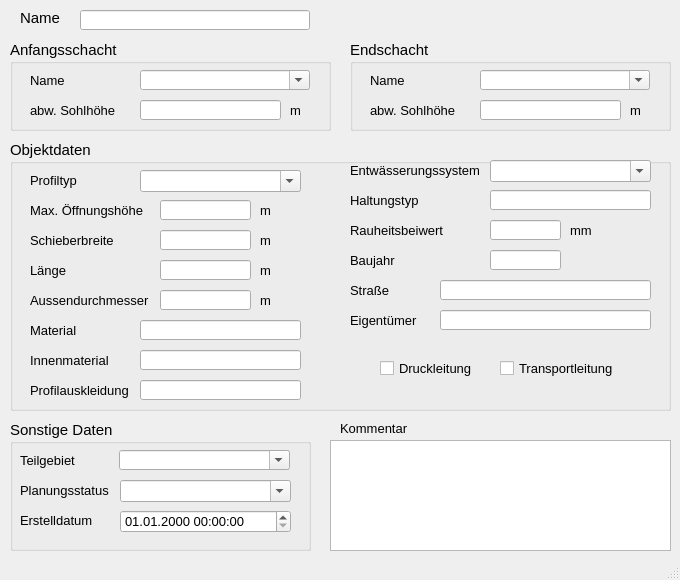
<?xml version="1.0" encoding="UTF-8"?>
<ui version="4.0">
 <class>MainWindow</class>
 <widget class="QMainWindow" name="MainWindow">
  <property name="geometry">
   <rect>
    <x>0</x>
    <y>0</y>
    <width>680</width>
    <height>580</height>
   </rect>
  </property>
  <property name="minimumSize">
   <size>
    <width>680</width>
    <height>580</height>
   </size>
  </property>
  <property name="font">
   <font>
    <family>Tahoma</family>
    <pointsize>10</pointsize>
   </font>
  </property>
  <property name="windowTitle">
   <string>Schieber</string>
  </property>
  <widget class="QWidget" name="centralwidget">
   <widget class="QLabel" name="label">
    <property name="geometry">
     <rect>
      <x>20</x>
      <y>10</y>
      <width>60</width>
      <height>16</height>
     </rect>
    </property>
    <property name="font">
     <font>
      <family>Tahoma</family>
      <pointsize>11</pointsize>
     </font>
    </property>
    <property name="text">
     <string>Name</string>
    </property>
   </widget>
   <widget class="QLineEdit" name="haltnam">
    <property name="geometry">
     <rect>
      <x>80</x>
      <y>10</y>
      <width>230</width>
      <height>20</height>
     </rect>
    </property>
    <property name="font">
     <font>
      <family>Tahoma</family>
      <pointsize>11</pointsize>
     </font>
    </property>
    <property name="toolTip">
     <string>&lt;html&gt;&lt;head/&gt;&lt;body&gt;&lt;p&gt;Eindeutige Bezeichnung&lt;/p&gt;&lt;/body&gt;&lt;/html&gt;</string>
    </property>
    <property name="statusTip">
     <string>Eindeutige Bezeichnung</string>
    </property>
   </widget>
   <widget class="QLabel" name="label_22">
    <property name="geometry">
     <rect>
      <x>340</x>
      <y>420</y>
      <width>81</width>
      <height>16</height>
     </rect>
    </property>
    <property name="font">
     <font>
      <family>Tahoma</family>
      <pointsize>10</pointsize>
     </font>
    </property>
    <property name="text">
     <string>Kommentar</string>
    </property>
   </widget>
   <widget class="QTextEdit" name="kommentar">
    <property name="geometry">
     <rect>
      <x>330</x>
      <y>440</y>
      <width>341</width>
      <height>111</height>
     </rect>
    </property>
    <property name="font">
     <font>
      <family>Tahoma</family>
      <pointsize>10</pointsize>
     </font>
    </property>
    <property name="toolTip">
     <string>&lt;html&gt;&lt;head/&gt;&lt;body&gt;&lt;p&gt;&lt;span style=&quot; font-family:'Calibri','sans-serif';&quot;&gt;Platz für eigene Kommentare.&lt;/span&gt;&lt;/p&gt;&lt;/body&gt;&lt;/html&gt;</string>
    </property>
    <property name="statusTip">
     <string>Platz für eigene Kommentare.</string>
    </property>
   </widget>
   <widget class="QGroupBox" name="groupBox_3">
    <property name="geometry">
     <rect>
      <x>10</x>
      <y>420</y>
      <width>301</width>
      <height>131</height>
     </rect>
    </property>
    <property name="font">
     <font>
      <family>Tahoma</family>
      <pointsize>11</pointsize>
     </font>
    </property>
    <property name="title">
     <string>Sonstige Daten</string>
    </property>
    <widget class="QComboBox" name="teilgebiet">
     <property name="geometry">
      <rect>
       <x>109</x>
       <y>30</y>
       <width>171</width>
       <height>20</height>
      </rect>
     </property>
     <property name="font">
      <font>
       <family>Tahoma</family>
       <pointsize>10</pointsize>
      </font>
     </property>
     <property name="toolTip">
      <string>&lt;html&gt;&lt;head/&gt;&lt;body&gt;&lt;p&gt;zur Zuordnung auf ein selbstständig festgelegtes Teilgebiet&lt;/p&gt;&lt;/body&gt;&lt;/html&gt;</string>
     </property>
     <property name="statusTip">
      <string>zur Zuordnung auf ein selbstständig festgelegtes Teilgebiet</string>
     </property>
     <property name="editable">
      <bool>true</bool>
     </property>
    </widget>
    <widget class="QLabel" name="label_11">
     <property name="geometry">
      <rect>
       <x>10</x>
       <y>30</y>
       <width>71</width>
       <height>20</height>
      </rect>
     </property>
     <property name="font">
      <font>
       <family>Tahoma</family>
       <pointsize>10</pointsize>
      </font>
     </property>
     <property name="text">
      <string>Teilgebiet</string>
     </property>
     <property name="buddy">
      <cstring>simstatus</cstring>
     </property>
    </widget>
    <widget class="QComboBox" name="simstatus">
     <property name="geometry">
      <rect>
       <x>110</x>
       <y>60</y>
       <width>171</width>
       <height>22</height>
      </rect>
     </property>
     <property name="font">
      <font>
       <family>Tahoma</family>
       <pointsize>10</pointsize>
      </font>
     </property>
     <property name="toolTip">
      <string>&lt;html&gt;&lt;head/&gt;&lt;body&gt;&lt;p&gt;&lt;span style=&quot; font-family:'Calibri','sans-serif'; font-size:11pt;&quot;&gt;aktueller Status (z.B. vorhanden, in Planung etc.)&lt;/span&gt;&lt;/p&gt;&lt;/body&gt;&lt;/html&gt;</string>
     </property>
     <property name="statusTip">
      <string>aktueller Status (z.B. vorhanden, in Planung etc.)</string>
     </property>
     <property name="editable">
      <bool>true</bool>
     </property>
    </widget>
    <widget class="QgsDateTimeEdit" name="createdat">
     <property name="geometry">
      <rect>
       <x>110</x>
       <y>90</y>
       <width>171</width>
       <height>23</height>
      </rect>
     </property>
     <property name="font">
      <font>
       <family>Tahoma</family>
       <pointsize>10</pointsize>
      </font>
     </property>
     <property name="currentSection">
      <enum>QDateTimeEdit::DaySection</enum>
     </property>
     <property name="displayFormat">
      <string>dd.MM.yyyy HH:mm:ss</string>
     </property>
    </widget>
    <widget class="QLabel" name="label_10">
     <property name="geometry">
      <rect>
       <x>10</x>
       <y>60</y>
       <width>111</width>
       <height>21</height>
      </rect>
     </property>
     <property name="font">
      <font>
       <family>Tahoma</family>
       <pointsize>10</pointsize>
      </font>
     </property>
     <property name="text">
      <string>Planungsstatus</string>
     </property>
     <property name="buddy">
      <cstring>simstatus</cstring>
     </property>
    </widget>
    <widget class="QLabel" name="label_71">
     <property name="geometry">
      <rect>
       <x>10</x>
       <y>90</y>
       <width>151</width>
       <height>21</height>
      </rect>
     </property>
     <property name="font">
      <font>
       <family>Tahoma</family>
       <pointsize>10</pointsize>
      </font>
     </property>
     <property name="text">
      <string>Erstelldatum</string>
     </property>
    </widget>
   </widget>
   <widget class="QGroupBox" name="groupBox_2">
    <property name="geometry">
     <rect>
      <x>10</x>
      <y>140</y>
      <width>661</width>
      <height>271</height>
     </rect>
    </property>
    <property name="font">
     <font>
      <family>Tahoma</family>
      <pointsize>11</pointsize>
     </font>
    </property>
    <property name="title">
     <string>Objektdaten</string>
    </property>
    <widget class="QComboBox" name="entwart">
     <property name="geometry">
      <rect>
       <x>480</x>
       <y>20</y>
       <width>161</width>
       <height>22</height>
      </rect>
     </property>
     <property name="font">
      <font>
       <family>Tahoma</family>
       <pointsize>10</pointsize>
      </font>
     </property>
     <property name="toolTip">
      <string>&lt;html&gt;&lt;head/&gt;&lt;body&gt;&lt;p&gt;vorh. Entwässerungssystem (z.B. Mischwasser, Regenwasser etc.)&lt;/p&gt;&lt;/body&gt;&lt;/html&gt;</string>
     </property>
     <property name="statusTip">
      <string>vorh. Entwässerungssystem (z.B. Mischwasser, Regenwasser etc.)</string>
     </property>
     <property name="editable">
      <bool>true</bool>
     </property>
    </widget>
    <widget class="QLabel" name="label_16">
     <property name="geometry">
      <rect>
       <x>250</x>
       <y>60</y>
       <width>31</width>
       <height>21</height>
      </rect>
     </property>
     <property name="font">
      <font>
       <family>Tahoma</family>
       <pointsize>10</pointsize>
      </font>
     </property>
     <property name="text">
      <string>m </string>
     </property>
    </widget>
    <widget class="QLabel" name="label_7">
     <property name="geometry">
      <rect>
       <x>20</x>
       <y>60</y>
       <width>121</width>
       <height>20</height>
      </rect>
     </property>
     <property name="font">
      <font>
       <family>Tahoma</family>
       <pointsize>10</pointsize>
      </font>
     </property>
     <property name="text">
      <string>Max. Öffnungshöhe</string>
     </property>
    </widget>
    <widget class="QLabel" name="label_20">
     <property name="geometry">
      <rect>
       <x>250</x>
       <y>90</y>
       <width>31</width>
       <height>21</height>
      </rect>
     </property>
     <property name="font">
      <font>
       <family>Tahoma</family>
       <pointsize>10</pointsize>
      </font>
     </property>
     <property name="text">
      <string>m </string>
     </property>
    </widget>
    <widget class="QLineEdit" name="hoehe">
     <property name="geometry">
      <rect>
       <x>150</x>
       <y>60</y>
       <width>91</width>
       <height>20</height>
      </rect>
     </property>
     <property name="font">
      <font>
       <family>Tahoma</family>
       <pointsize>10</pointsize>
      </font>
     </property>
     <property name="toolTip">
      <string>&lt;html&gt;&lt;head/&gt;&lt;body&gt;&lt;p&gt;maximale Hubhöhe, d.h. höchste Schieberstellung&lt;/p&gt;&lt;/body&gt;&lt;/html&gt;</string>
     </property>
     <property name="statusTip">
      <string>maximale Hubhöhe, d.h. höchste Schieberstellung</string>
     </property>
    </widget>
    <widget class="QLabel" name="label_13">
     <property name="geometry">
      <rect>
       <x>20</x>
       <y>90</y>
       <width>121</width>
       <height>20</height>
      </rect>
     </property>
     <property name="font">
      <font>
       <family>Tahoma</family>
       <pointsize>10</pointsize>
      </font>
     </property>
     <property name="text">
      <string>Schieberbreite</string>
     </property>
    </widget>
    <widget class="QLineEdit" name="breite">
     <property name="geometry">
      <rect>
       <x>150</x>
       <y>90</y>
       <width>91</width>
       <height>20</height>
      </rect>
     </property>
     <property name="font">
      <font>
       <family>Tahoma</family>
       <pointsize>10</pointsize>
      </font>
     </property>
     <property name="toolTip">
      <string>&lt;html&gt;&lt;head/&gt;&lt;body&gt;&lt;p&gt;Bedeutung hängt vom Profiltyp ab&lt;/p&gt;&lt;/body&gt;&lt;/html&gt;</string>
     </property>
     <property name="statusTip">
      <string>Bedeutung hängt vom Profiltyp ab</string>
     </property>
    </widget>
    <widget class="QLabel" name="label_51">
     <property name="geometry">
      <rect>
       <x>340</x>
       <y>20</y>
       <width>140</width>
       <height>20</height>
      </rect>
     </property>
     <property name="font">
      <font>
       <family>Tahoma</family>
       <pointsize>10</pointsize>
      </font>
     </property>
     <property name="text">
      <string>Entwässerungssystem</string>
     </property>
    </widget>
    <widget class="QLabel" name="label_54">
     <property name="geometry">
      <rect>
       <x>20</x>
       <y>30</y>
       <width>91</width>
       <height>21</height>
      </rect>
     </property>
     <property name="font">
      <font>
       <family>Tahoma</family>
       <pointsize>10</pointsize>
      </font>
     </property>
     <property name="text">
      <string>Profiltyp</string>
     </property>
    </widget>
    <widget class="QComboBox" name="profilnam">
     <property name="geometry">
      <rect>
       <x>130</x>
       <y>30</y>
       <width>161</width>
       <height>22</height>
      </rect>
     </property>
     <property name="font">
      <font>
       <family>Tahoma</family>
       <pointsize>10</pointsize>
      </font>
     </property>
     <property name="toolTip">
      <string>&lt;html&gt;&lt;head/&gt;&lt;body&gt;&lt;p&gt;Profil der Haltung gem. HE&lt;/p&gt;&lt;/body&gt;&lt;/html&gt;</string>
     </property>
     <property name="statusTip">
      <string>Profil der Haltung gem. HE</string>
     </property>
     <property name="editable">
      <bool>true</bool>
     </property>
    </widget>
    <widget class="QLabel" name="label_17">
     <property name="geometry">
      <rect>
       <x>20</x>
       <y>120</y>
       <width>151</width>
       <height>21</height>
      </rect>
     </property>
     <property name="font">
      <font>
       <family>Tahoma</family>
       <pointsize>10</pointsize>
      </font>
     </property>
     <property name="text">
      <string>Länge</string>
     </property>
    </widget>
    <widget class="QLabel" name="label_21">
     <property name="geometry">
      <rect>
       <x>250</x>
       <y>120</y>
       <width>31</width>
       <height>21</height>
      </rect>
     </property>
     <property name="font">
      <font>
       <family>Tahoma</family>
       <pointsize>10</pointsize>
      </font>
     </property>
     <property name="text">
      <string>m </string>
     </property>
    </widget>
    <widget class="QLineEdit" name="laenge">
     <property name="geometry">
      <rect>
       <x>150</x>
       <y>120</y>
       <width>91</width>
       <height>20</height>
      </rect>
     </property>
     <property name="font">
      <font>
       <family>Tahoma</family>
       <pointsize>10</pointsize>
      </font>
     </property>
     <property name="toolTip">
      <string/>
     </property>
     <property name="statusTip">
      <string/>
     </property>
    </widget>
    <widget class="QLabel" name="label_27">
     <property name="geometry">
      <rect>
       <x>250</x>
       <y>150</y>
       <width>31</width>
       <height>21</height>
      </rect>
     </property>
     <property name="font">
      <font>
       <family>Tahoma</family>
       <pointsize>10</pointsize>
      </font>
     </property>
     <property name="text">
      <string>m</string>
     </property>
    </widget>
    <widget class="QLabel" name="label_14">
     <property name="geometry">
      <rect>
       <x>20</x>
       <y>150</y>
       <width>121</width>
       <height>21</height>
      </rect>
     </property>
     <property name="font">
      <font>
       <family>Tahoma</family>
       <pointsize>10</pointsize>
      </font>
     </property>
     <property name="text">
      <string>Aussendurchmesser</string>
     </property>
    </widget>
    <widget class="QLineEdit" name="aussendurchmesser">
     <property name="geometry">
      <rect>
       <x>150</x>
       <y>150</y>
       <width>91</width>
       <height>20</height>
      </rect>
     </property>
     <property name="toolTip">
      <string>&lt;html&gt;&lt;head/&gt;&lt;body&gt;&lt;p&gt;Aussendurchmesser&lt;/p&gt;&lt;/body&gt;&lt;/html&gt;</string>
     </property>
     <property name="statusTip">
      <string>Aussendurchmesser</string>
     </property>
    </widget>
    <widget class="QLineEdit" name="baujahr">
     <property name="geometry">
      <rect>
       <x>480</x>
       <y>110</y>
       <width>71</width>
       <height>20</height>
      </rect>
     </property>
     <property name="toolTip">
      <string>&lt;html&gt;&lt;head/&gt;&lt;body&gt;&lt;p&gt;Baujahr&lt;/p&gt;&lt;/body&gt;&lt;/html&gt;</string>
     </property>
     <property name="statusTip">
      <string>Baujahr</string>
     </property>
    </widget>
    <widget class="QLineEdit" name="ks">
     <property name="geometry">
      <rect>
       <x>480</x>
       <y>80</y>
       <width>71</width>
       <height>20</height>
      </rect>
     </property>
     <property name="font">
      <font>
       <family>Tahoma</family>
       <pointsize>10</pointsize>
      </font>
     </property>
     <property name="toolTip">
      <string>&lt;html&gt;&lt;head/&gt;&lt;body&gt;&lt;p&gt;Absolute Rauheit gemäß Prandtl-Colebrook&lt;/p&gt;&lt;/body&gt;&lt;/html&gt;</string>
     </property>
     <property name="statusTip">
      <string>Absolute Rauheit gemäß Prandtl-Colebrook</string>
     </property>
    </widget>
    <widget class="QLabel" name="label_15">
     <property name="geometry">
      <rect>
       <x>340</x>
       <y>50</y>
       <width>101</width>
       <height>21</height>
      </rect>
     </property>
     <property name="font">
      <font>
       <family>Tahoma</family>
       <pointsize>10</pointsize>
      </font>
     </property>
     <property name="text">
      <string>Haltungstyp</string>
     </property>
    </widget>
    <widget class="QLabel" name="label_66">
     <property name="geometry">
      <rect>
       <x>340</x>
       <y>140</y>
       <width>100</width>
       <height>20</height>
      </rect>
     </property>
     <property name="font">
      <font>
       <family>Tahoma</family>
       <pointsize>10</pointsize>
      </font>
     </property>
     <property name="text">
      <string>Straße</string>
     </property>
    </widget>
    <widget class="QLabel" name="label_12">
     <property name="geometry">
      <rect>
       <x>340</x>
       <y>110</y>
       <width>101</width>
       <height>21</height>
      </rect>
     </property>
     <property name="font">
      <font>
       <family>Tahoma</family>
       <pointsize>10</pointsize>
      </font>
     </property>
     <property name="text">
      <string>Baujahr</string>
     </property>
    </widget>
    <widget class="QCheckBox" name="druckdicht">
     <property name="geometry">
      <rect>
       <x>370</x>
       <y>220</y>
       <width>101</width>
       <height>17</height>
      </rect>
     </property>
     <property name="font">
      <font>
       <family>Tahoma</family>
       <pointsize>10</pointsize>
      </font>
     </property>
     <property name="toolTip">
      <string>&lt;html&gt;&lt;head/&gt;&lt;body&gt;&lt;p&gt;Druckleitung&lt;/p&gt;&lt;/body&gt;&lt;/html&gt;</string>
     </property>
     <property name="statusTip">
      <string>Druckleitung</string>
     </property>
     <property name="layoutDirection">
      <enum>Qt::LeftToRight</enum>
     </property>
     <property name="text">
      <string>Druckleitung</string>
     </property>
    </widget>
    <widget class="QLineEdit" name="eigentum">
     <property name="geometry">
      <rect>
       <x>430</x>
       <y>170</y>
       <width>211</width>
       <height>20</height>
      </rect>
     </property>
     <property name="toolTip">
      <string>&lt;html&gt;&lt;head/&gt;&lt;body&gt;&lt;p&gt;Eigentümer&lt;/p&gt;&lt;/body&gt;&lt;/html&gt;</string>
     </property>
     <property name="statusTip">
      <string>Eigentümer</string>
     </property>
    </widget>
    <widget class="QLabel" name="label_61">
     <property name="geometry">
      <rect>
       <x>340</x>
       <y>80</y>
       <width>101</width>
       <height>21</height>
      </rect>
     </property>
     <property name="font">
      <font>
       <family>Tahoma</family>
       <pointsize>10</pointsize>
      </font>
     </property>
     <property name="text">
      <string>Rauheitsbeiwert</string>
     </property>
    </widget>
    <widget class="QLabel" name="label_65">
     <property name="geometry">
      <rect>
       <x>340</x>
       <y>170</y>
       <width>100</width>
       <height>20</height>
      </rect>
     </property>
     <property name="font">
      <font>
       <family>Tahoma</family>
       <pointsize>10</pointsize>
      </font>
     </property>
     <property name="text">
      <string>Eigentümer</string>
     </property>
    </widget>
    <widget class="QLineEdit" name="haltungstyp">
     <property name="geometry">
      <rect>
       <x>480</x>
       <y>50</y>
       <width>161</width>
       <height>20</height>
      </rect>
     </property>
    </widget>
    <widget class="QLineEdit" name="strasse">
     <property name="geometry">
      <rect>
       <x>430</x>
       <y>140</y>
       <width>211</width>
       <height>20</height>
      </rect>
     </property>
     <property name="toolTip">
      <string>&lt;html&gt;&lt;head/&gt;&lt;body&gt;&lt;p&gt;Straßenname&lt;/p&gt;&lt;/body&gt;&lt;/html&gt;</string>
     </property>
     <property name="statusTip">
      <string>Straßenname</string>
     </property>
    </widget>
    <widget class="QCheckBox" name="transport">
     <property name="geometry">
      <rect>
       <x>490</x>
       <y>220</y>
       <width>151</width>
       <height>17</height>
      </rect>
     </property>
     <property name="font">
      <font>
       <family>Tahoma</family>
       <pointsize>10</pointsize>
      </font>
     </property>
     <property name="toolTip">
      <string>&lt;html&gt;&lt;head/&gt;&lt;body&gt;&lt;p&gt;Transportkanal ohne Regen- und Schmutzwasseranschlüsse&lt;/p&gt;&lt;/body&gt;&lt;/html&gt;</string>
     </property>
     <property name="statusTip">
      <string>Transportkanal ohne Regen- und Schmutzwasseranschlüsse</string>
     </property>
     <property name="whatsThis">
      <string>&lt;html&gt;&lt;head/&gt;&lt;body&gt;&lt;p&gt;Transportkanal ohne Regen- und Schmutzwasseranschlüsse&lt;/p&gt;&lt;/body&gt;&lt;/html&gt;</string>
     </property>
     <property name="layoutDirection">
      <enum>Qt::LeftToRight</enum>
     </property>
     <property name="text">
      <string>Transportleitung</string>
     </property>
    </widget>
    <widget class="QLineEdit" name="profilauskleidung">
     <property name="geometry">
      <rect>
       <x>130</x>
       <y>240</y>
       <width>161</width>
       <height>20</height>
      </rect>
     </property>
     <property name="toolTip">
      <string>&lt;html&gt;&lt;head/&gt;&lt;body&gt;&lt;p&gt;Profilauskleidung&lt;/p&gt;&lt;/body&gt;&lt;/html&gt;</string>
     </property>
     <property name="statusTip">
      <string>Profilauskleidung</string>
     </property>
    </widget>
    <widget class="QLabel" name="label_23">
     <property name="geometry">
      <rect>
       <x>20</x>
       <y>180</y>
       <width>101</width>
       <height>21</height>
      </rect>
     </property>
     <property name="font">
      <font>
       <family>Tahoma</family>
       <pointsize>10</pointsize>
      </font>
     </property>
     <property name="text">
      <string>Material</string>
     </property>
    </widget>
    <widget class="QLabel" name="label_25">
     <property name="geometry">
      <rect>
       <x>20</x>
       <y>210</y>
       <width>101</width>
       <height>21</height>
      </rect>
     </property>
     <property name="font">
      <font>
       <family>Tahoma</family>
       <pointsize>10</pointsize>
      </font>
     </property>
     <property name="text">
      <string>Innenmaterial</string>
     </property>
    </widget>
    <widget class="QLineEdit" name="innenmaterial">
     <property name="geometry">
      <rect>
       <x>130</x>
       <y>210</y>
       <width>161</width>
       <height>20</height>
      </rect>
     </property>
     <property name="toolTip">
      <string>&lt;html&gt;&lt;head/&gt;&lt;body&gt;&lt;p&gt;Innenmaterial&lt;/p&gt;&lt;/body&gt;&lt;/html&gt;</string>
     </property>
     <property name="statusTip">
      <string>Innenmaterial</string>
     </property>
    </widget>
    <widget class="QLabel" name="label_24">
     <property name="geometry">
      <rect>
       <x>20</x>
       <y>240</y>
       <width>101</width>
       <height>21</height>
      </rect>
     </property>
     <property name="font">
      <font>
       <family>Tahoma</family>
       <pointsize>10</pointsize>
      </font>
     </property>
     <property name="text">
      <string>Profilauskleidung</string>
     </property>
    </widget>
    <widget class="QLineEdit" name="material">
     <property name="geometry">
      <rect>
       <x>130</x>
       <y>180</y>
       <width>161</width>
       <height>20</height>
      </rect>
     </property>
     <property name="toolTip">
      <string>&lt;html&gt;&lt;head/&gt;&lt;body&gt;&lt;p&gt;Material&lt;/p&gt;&lt;/body&gt;&lt;/html&gt;</string>
     </property>
     <property name="statusTip">
      <string>Material</string>
     </property>
    </widget>
    <widget class="QLabel" name="label_26">
     <property name="geometry">
      <rect>
       <x>560</x>
       <y>80</y>
       <width>31</width>
       <height>21</height>
      </rect>
     </property>
     <property name="font">
      <font>
       <family>Tahoma</family>
       <pointsize>10</pointsize>
      </font>
     </property>
     <property name="text">
      <string>mm</string>
     </property>
    </widget>
   </widget>
   <widget class="QGroupBox" name="groupBox_4">
    <property name="geometry">
     <rect>
      <x>10</x>
      <y>40</y>
      <width>321</width>
      <height>91</height>
     </rect>
    </property>
    <property name="font">
     <font>
      <family>Tahoma</family>
      <pointsize>11</pointsize>
     </font>
    </property>
    <property name="title">
     <string>Anfangsschacht</string>
    </property>
    <widget class="QComboBox" name="schoben">
     <property name="geometry">
      <rect>
       <x>130</x>
       <y>30</y>
       <width>170</width>
       <height>20</height>
      </rect>
     </property>
     <property name="font">
      <font>
       <family>Tahoma</family>
       <pointsize>10</pointsize>
      </font>
     </property>
     <property name="toolTip">
      <string>&lt;html&gt;&lt;head/&gt;&lt;body&gt;&lt;p&gt;Name des oberen Schachts&lt;/p&gt;&lt;/body&gt;&lt;/html&gt;</string>
     </property>
     <property name="statusTip">
      <string>Name des oberen Schachts</string>
     </property>
     <property name="editable">
      <bool>true</bool>
     </property>
    </widget>
    <widget class="QLabel" name="label_3">
     <property name="geometry">
      <rect>
       <x>20</x>
       <y>30</y>
       <width>90</width>
       <height>20</height>
      </rect>
     </property>
     <property name="font">
      <font>
       <family>Tahoma</family>
       <pointsize>10</pointsize>
      </font>
     </property>
     <property name="text">
      <string>Name</string>
     </property>
    </widget>
    <widget class="QLabel" name="label_28">
     <property name="geometry">
      <rect>
       <x>20</x>
       <y>60</y>
       <width>101</width>
       <height>21</height>
      </rect>
     </property>
     <property name="font">
      <font>
       <family>Tahoma</family>
       <pointsize>10</pointsize>
      </font>
     </property>
     <property name="text">
      <string>abw. Sohlhöhe</string>
     </property>
    </widget>
    <widget class="QLabel" name="label_18">
     <property name="geometry">
      <rect>
       <x>280</x>
       <y>60</y>
       <width>21</width>
       <height>21</height>
      </rect>
     </property>
     <property name="font">
      <font>
       <family>Tahoma</family>
       <pointsize>10</pointsize>
      </font>
     </property>
     <property name="text">
      <string>m</string>
     </property>
    </widget>
    <widget class="QLineEdit" name="sohleoben">
     <property name="geometry">
      <rect>
       <x>130</x>
       <y>60</y>
       <width>141</width>
       <height>20</height>
      </rect>
     </property>
     <property name="font">
      <font>
       <family>Tahoma</family>
       <pointsize>10</pointsize>
      </font>
     </property>
     <property name="toolTip">
      <string>&lt;html&gt;&lt;head/&gt;&lt;body&gt;&lt;p&gt;von Schachtsohle abweichende Sohlhöhe&lt;/p&gt;&lt;/body&gt;&lt;/html&gt;</string>
     </property>
     <property name="statusTip">
      <string>von Schachtsohle abweichende Sohlhöhe</string>
     </property>
    </widget>
   </widget>
   <widget class="QGroupBox" name="groupBox_5">
    <property name="geometry">
     <rect>
      <x>350</x>
      <y>40</y>
      <width>321</width>
      <height>91</height>
     </rect>
    </property>
    <property name="font">
     <font>
      <family>Tahoma</family>
      <pointsize>11</pointsize>
     </font>
    </property>
    <property name="title">
     <string>Endschacht</string>
    </property>
    <widget class="QComboBox" name="schunten">
     <property name="geometry">
      <rect>
       <x>130</x>
       <y>30</y>
       <width>170</width>
       <height>20</height>
      </rect>
     </property>
     <property name="font">
      <font>
       <family>Tahoma</family>
       <pointsize>10</pointsize>
      </font>
     </property>
     <property name="toolTip">
      <string>&lt;html&gt;&lt;head/&gt;&lt;body&gt;&lt;p&gt;Name des unteren Schachts&lt;/p&gt;&lt;/body&gt;&lt;/html&gt;</string>
     </property>
     <property name="statusTip">
      <string>Name des unteren Schachts</string>
     </property>
     <property name="editable">
      <bool>true</bool>
     </property>
    </widget>
    <widget class="QLabel" name="label_9">
     <property name="geometry">
      <rect>
       <x>20</x>
       <y>30</y>
       <width>100</width>
       <height>20</height>
      </rect>
     </property>
     <property name="font">
      <font>
       <family>Tahoma</family>
       <pointsize>10</pointsize>
      </font>
     </property>
     <property name="text">
      <string>Name</string>
     </property>
    </widget>
    <widget class="QLabel" name="label_29">
     <property name="geometry">
      <rect>
       <x>20</x>
       <y>60</y>
       <width>91</width>
       <height>21</height>
      </rect>
     </property>
     <property name="font">
      <font>
       <family>Tahoma</family>
       <pointsize>10</pointsize>
      </font>
     </property>
     <property name="text">
      <string>abw. Sohlhöhe</string>
     </property>
    </widget>
    <widget class="QLineEdit" name="sohleunten">
     <property name="geometry">
      <rect>
       <x>130</x>
       <y>60</y>
       <width>141</width>
       <height>20</height>
      </rect>
     </property>
     <property name="font">
      <font>
       <family>Tahoma</family>
       <pointsize>10</pointsize>
      </font>
     </property>
     <property name="toolTip">
      <string>&lt;html&gt;&lt;head/&gt;&lt;body&gt;&lt;p&gt;von Schachtsohle abweichende Sohlhöhe&lt;/p&gt;&lt;/body&gt;&lt;/html&gt;</string>
     </property>
     <property name="statusTip">
      <string>von Schachtsohle abweichende Sohlhöhe</string>
     </property>
    </widget>
    <widget class="QLabel" name="label_19">
     <property name="geometry">
      <rect>
       <x>280</x>
       <y>60</y>
       <width>21</width>
       <height>21</height>
      </rect>
     </property>
     <property name="font">
      <font>
       <family>Tahoma</family>
       <pointsize>10</pointsize>
      </font>
     </property>
     <property name="text">
      <string>m</string>
     </property>
    </widget>
   </widget>
  </widget>
  <widget class="QMenuBar" name="menubar">
   <property name="geometry">
    <rect>
     <x>0</x>
     <y>0</y>
     <width>680</width>
     <height>22</height>
    </rect>
   </property>
  </widget>
  <widget class="QStatusBar" name="statusbar"/>
 </widget>
 <customwidgets>
  <customwidget>
   <class>QgsDateTimeEdit</class>
   <extends>QDateTimeEdit</extends>
   <header>qgsdatetimeedit.h</header>
  </customwidget>
 </customwidgets>
 <tabstops>
  <tabstop>haltnam</tabstop>
 </tabstops>
 <resources/>
 <connections/>
</ui>
